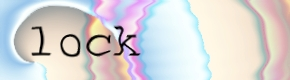
%> input picture OCR/147.jpg, 290 x 80 px
$ octave OCR.m   (GNU Octave 9; MATLAB toolbox functions it lacks are replaced by stand-ins)
%> lines starting %> are read from the running program, lines starting %| are printed output that depends on the picture; in (x1, y1, x2, y2) boxes, pixels count from 0 and x2, y2 are one past the last pixel; in counts of white or black regions, pixels touching at a corner belong together; the program's own positions count from 1
### OCR/lines.m
function [fl re]=lines(im_texto)
% [8 lines of commented-out code are left out]
im_texto=clip(im_texto);
num_filas=size(im_texto,1);
for s=1:num_filas
    if sum(im_texto(s,:))==0
        nm=im_texto(1:s-1, :); % First line matrix
        rm=im_texto(s:end, :);% Remain line matrix
        fl = clip(nm);
        re=clip(rm);
        %*-*-*Uncomment lines below to see the result*-*-*-*-
        %         subplot(2,1,1);imshow(fl);
        %         subplot(2,1,2);imshow(re);
        break
    else
        fl=im_texto;%Only one line.
        re=[ ];
    end
end

function img_out=clip(img_in)
[f c]=find(img_in);
img_out=img_in(min(f):max(f),min(c):max(c));%Crops image

### OCR/OCR.m
% OCR (Optical Character Recognition).
% Author: Ing. Diego Barrag醤 Guerrero
% e-mail: diego@matpic.com
% For more information, visit: www.matpic.com
%________________________________________
% PRINCIPAL PROGRAM
warning off %#ok<WNOFF>
% Clear all
clc, close all, clear all
% Read image
imagen=imread('147.jpg');
%> imagen is the input picture: size 80x290x3 uint8; mean R, G, B 215.6, 212.7, 213.4
% Show image
imshow(imagen);
title('INPUT IMAGE WITH NOISE')
% Convert to gray scale
if size(imagen,3)==3 %RGB image
    imagen=rgb2gray(imagen);
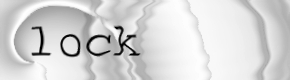
%> imagen: size 80x290 uint8; min 0, max 254, mean 213.7
end
% Convert to BW
threshold = graythresh(imagen);
%> threshold = 0.529
imagen =~im2bw(imagen,threshold);
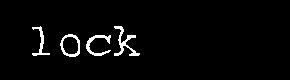
%> imagen: size 80x290 logical; 3% white in thin lines or dots, all inside (x1, y1, x2, y2) = (32, 26, 140, 57)
% Remove all object containing fewer than 30 pixels
imagen = bwareaopen(imagen,30);
%Storage matrix word from image
word=[ ];
re=imagen;
%Opens text.txt as file for write
fid = fopen('text.txt', 'wt');
% Load templates
load templates
global templates
% Compute the number of letters in template file
num_letras=size(templates,2);
while 1
    %Fcn 'lines' separate lines in text
    [fl re]=lines(re);
    imgn=fl;
    %Uncomment line below to see lines one by one
    %imshow(fl);pause(0.5)
    %-----------------------------------------------------------------
    % Label and count connected components
    [L Ne] = bwlabel(imgn);
    for n=1:Ne
        [r,c] = find(L==n);
        % Extract letter
        n1=imgn(min(r):max(r),min(c):max(c));
        % Resize letter (same size of template)
        img_r=imresize(n1,[42 24]);
        %Uncomment line below to see letters one by one
         %imshow(img_r);pause(0.5)
        %-------------------------------------------------------------------
        % Call fcn to convert image to text
        letter=read_letter(img_r,num_letras);
        % Letter concatenation
        word=[word letter];
    end
    %fprintf(fid,'%s\n',lower(word));%Write 'word' in text file (lower)
    fprintf(fid,'%s\n',word);%Write 'word' in text file (upper)
    % Clear 'word' variable
    word=[ ];
    %*When the sentences finish, breaks the loop
    if isempty(re)  %See variable 're' in Fcn 'lines'
        break
    end
end
%> this loop made 1 pass
%> Ne on pass 1: 4
%> pass 1, in clip, `img_out=img_in(min(f):max(f),min(c):max(c));`:
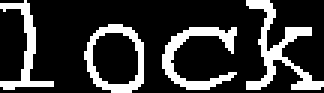
%> img_out: size 31x108 logical (shown 3 times larger); 21% white; 4 white regions, box (x1, y1, x2, y2) and area: (82, 0, 108, 30) 225, (54, 9, 79, 30) 181, (28, 8, 48, 31) 159, (0, 0, 18, 30) 137
%> pass 1, `[L Ne] = bwlabel(imgn);`:
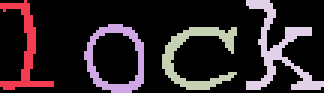
%> L: size 31x108 double (shown 3 times larger); 5 distinct labels, from 0 to 4; one colour per label, 0 black
fclose(fid);
%Open 'text.txt' file
winopen('text.txt')
fprintf('For more information, visit: <a href= "http://www.matpic.com">www.matpic.com </a> \n')
clear all
